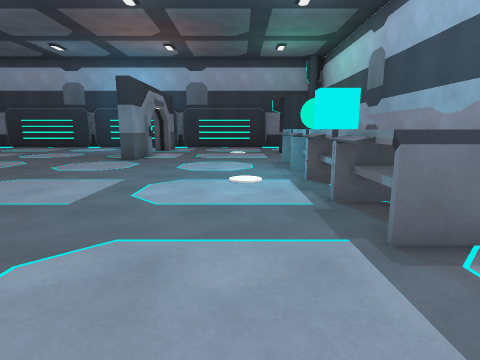
[1] (above)

16 first-person views from a walk through a scene from a Unity 3-D project. The camera is 1.5 m above the floor, tilts 10° down and sees 80° across. The floor is counted in squares, 1 m on a side. Each view is taken from the middle of a square. On the plan, view 1 faces up. The plan holds only what a view shows up to about 14 squares ahead; the rest is blank. The player is left out. Surface patterns are stand-ins for the level's own textures.

[2]
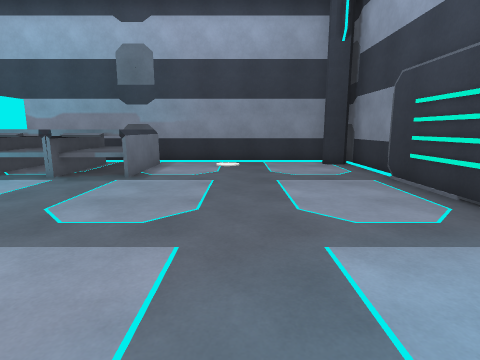

[3]
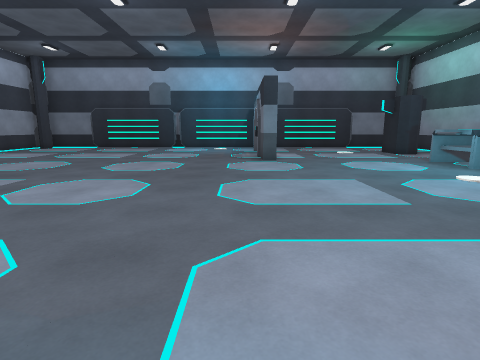

[4]
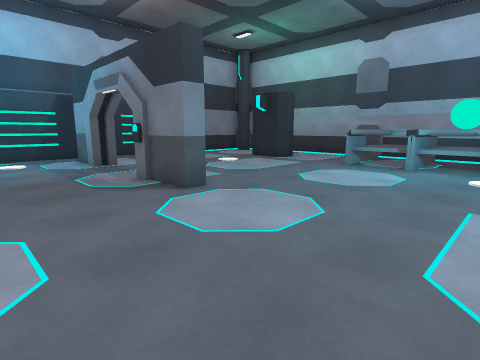

[5]
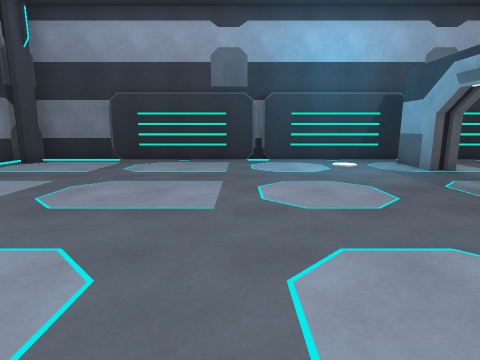

[6]
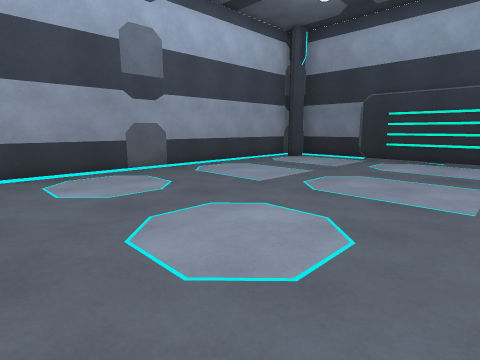

[7]
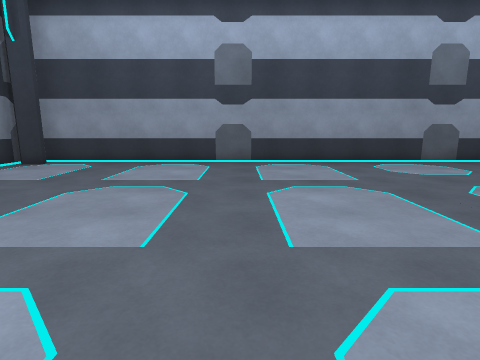

[8]
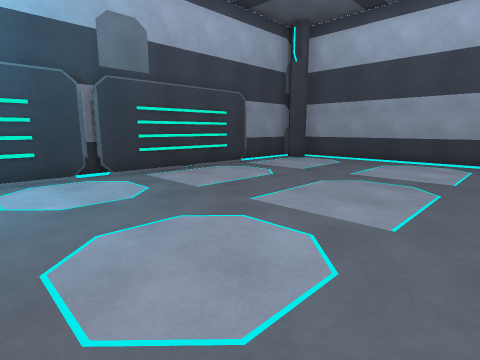

[9]
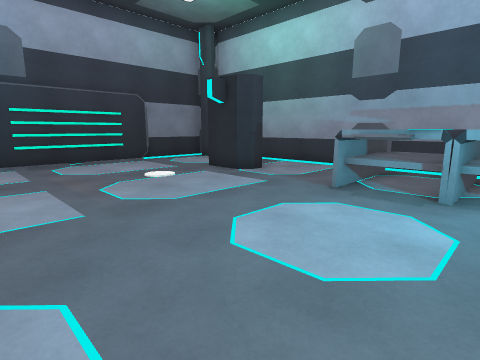

[10]
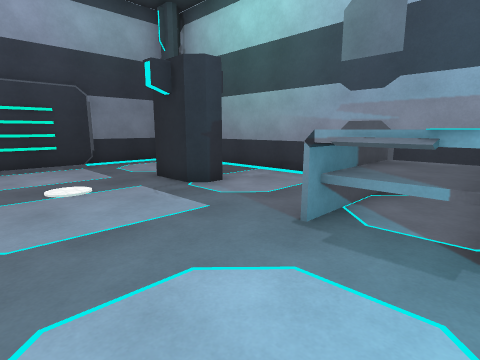

[11]
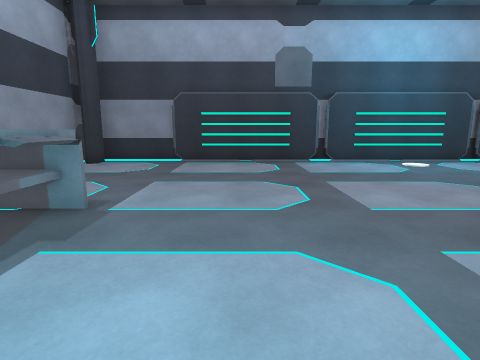

[12]
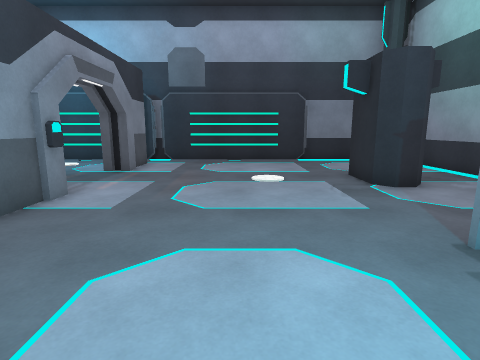

[13]
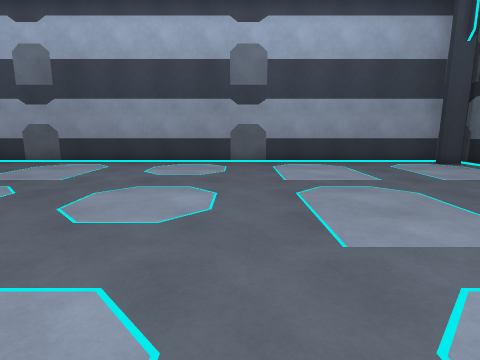

[14]
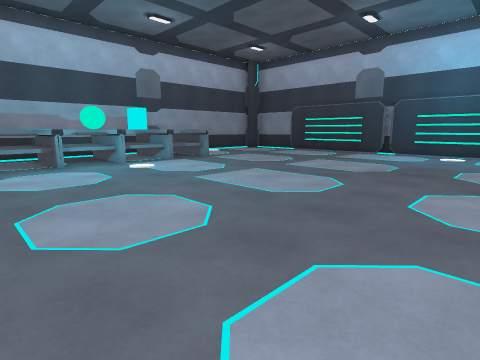

[15]
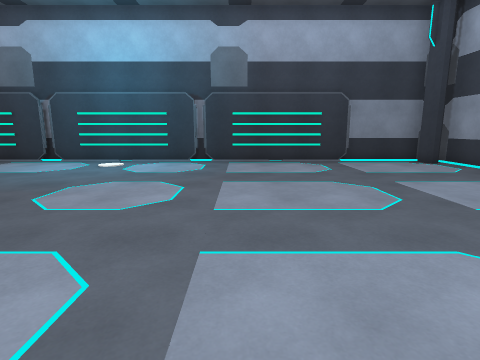

[16]
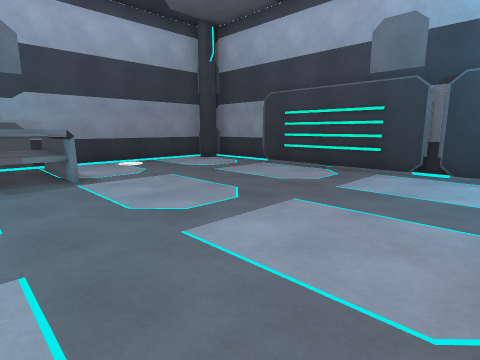

### Floor plan
Points are (right, up) in squares from view 1. A wall is a line through its corners. A room is listed if a view was taken in it or the views show most of it. See-through windows are left out.
Room 1 (views 1, 2, 3, 4, 5, 6, 7, 8, 9, 10, 11, 12, 13, 14, 15, 16)
walls: (-5.8, 15.9) (-6.1, 15.9) (-6.1, 16.5); (-5.2, 16.6) (-5.2, 14.1) (-5.9, 14.1) (-5.9, 16.6); (-4.9, 16.5) (-4.9, 16); (-5.9, 20.4) (-5.9, 23); (-5.6, 20.4) (-6.1, 20.4); (-5.2, 20.6) (-5.8, 20.6); (-12, -4.7) (-5, -4.7); (-4.8, -4.7) (2.2, -4.7); (-12.6, -5) (-11.7, -5); (-5.2, -5) (-4.4, -5); (-5.2, 23) (-5.2, 20.4); (-12.2, 23.8) (-19.2, 23.8); (-5, 23.8) (-12, 23.8); (-19.2, -4.7) (-12.2, -4.7); (2.1, -5) (6.5, -5) (6.5, 21.7); (-19.2, 24.1) (-23, 24.1); (2.2, 23.8) (-4.8, 23.8); (-23, -5) (-19.1, -5); (-23.5, 23.7) (-23.5, -4.8); (5.1, 24.1) (2.1, 24.1)
ways out: gap at (-6, 23)
objects: other object (-23, -4); other object (-23, 23); other object (2, 4) to (5, 6); other object (2, 7) to (3, 8); other object (2, 9) to (3, 10); other object (2, 11) to (5, 13); other object (4, 7) to (5, 8); other object (4, 9) to (5, 10); other object (4, 18); other object (6, -4)

Where each view was taken, in squares from view 1:
view 1: 0 up, 0 right, facing up
view 2: 0 up, 7 left, facing right
view 3: 0 up, 7 left, facing up
view 4: 8 up, 10 left, facing up-right
view 5: 10 up, 13 left, facing up
view 6: 9 up, 13 left, facing up-left
view 7: 5 up, 10 left, facing left
view 8: 5 up, 9 left, facing down-left
view 9: 10 up, 5 left, facing up-right
view 10: 11 up, 2 left, facing up-right
view 11: 9 up, 1 left, facing down
view 12: 10 up, 1 left, facing up
view 13: 14 up, 10 left, facing left
view 14: 14 up, 11 left, facing down-right
view 15: 9 up, 14 left, facing down
view 16: 6 up, 7 left, facing down-right
